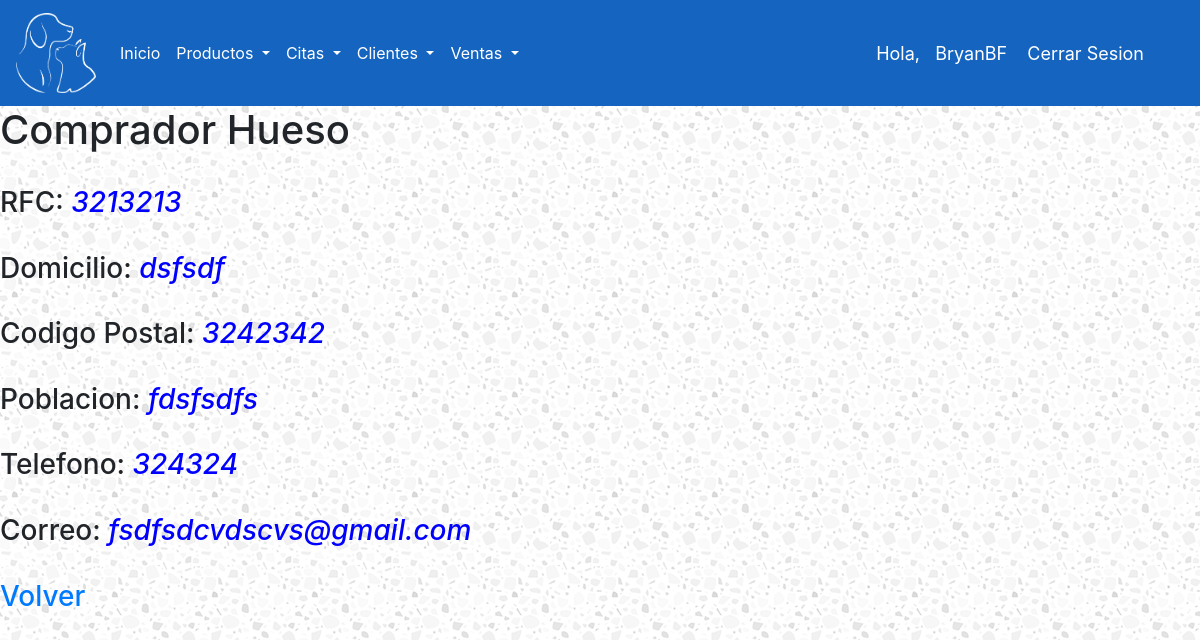
The page /ver-comprador/2 (signed in) on the database its author committed.
### ControlDeVeterinaria/models.py (models this page shows, shortened)
class Account(AbstractBaseUser):
    ROLES = (
        ('ADMIN','ADMIN'),
        ('EMPLEADO','EMPLEADO'),
    )
    rol = models.CharField(max_length=30, choices=ROLES)
    username = models.CharField(max_length=50, unique=True)
    password = models.CharField(max_length=50)
    is_admin = models.BooleanField(default=False)
    is_staff = models.BooleanField(default=False)
    is_superuser = models.BooleanField(default=False)
    USERNAME_FIELD = 'username'
    REQUIRED_FIELDS = ['rol','password']
    objects = MyAccountManager()
    def __str__(self):
        return self.username

class Comprador(models.Model):
    nombre = models.CharField(max_length=20)
    rfc = models.CharField(max_length=13)
    domicilio = models.CharField(max_length=50)
    cp = models.IntegerField()
    poblacion = models.CharField(max_length=50)
    telefono = models.CharField(max_length=10)
    correo = models.CharField(max_length=50)

### ControlDeVeterinaria/views.py (the view)
# urls.py: path('ver-comprador/<int:id>', verComprador, name="ver-comprador"),
@login_required(login_url='login')
def verComprador(request,id):
    rol = request.user.rol
    if rol == 'EMPLEADO':
        return redirect('/index/')
    datosComprador = Comprador.objects.get(id=id)
    context = {
        'datosComprador':datosComprador,
    }
    return render(request, 'ControlDeVeterinaria/ver_comprador.html', context)

### ControlDeVeterinaria/templates/ControlDeVeterinaria/ver_comprador.html
{% extends 'ControlDeVeterinaria/base.html' %}
{% load static %}
{% block content %}
<h1> Comprador {{ datosComprador.nombre }} </h1>
<br>
<h3> RFC: <i style="color: blue"> {{datosComprador.rfc }} </i></h3>
<br>
<h3> Domicilio: <i style="color: blue"> {{datosComprador.domicilio }} </i></h3>
<br>
<h3> Codigo Postal: <i style="color: blue"> {{datosComprador.cp }} </i></h3>
<br>
<h3> Poblacion: <i style="color: blue"> {{datosComprador.poblacion }} </i></h3>
<br>
<h3> Telefono: <i style="color: blue"> {{datosComprador.telefono }} </i></h3>
<br>
<h3> Correo: <i style="color: blue"> {{datosComprador.correo }} </i></h3>
<br>
<h3><a href="{% url 'comprador' %}"> Volver </a></h3>
{% endblock %}

### ControlDeVeterinaria/templates/ControlDeVeterinaria/base.html (shortened to what this page needs)
<!DOCTYPE html>
{% load static %}
<html>
<head>
	<link rel="stylesheet" href="https://cdn.jsdelivr.net/npm/bootstrap@4.5.3/dist/css/bootstrap.min.css">
<link rel="stylesheet" href="{% static "CDV/css/1.css" %}">
</head>
<body>
	<header>
		<nav class="navbar navbar-expand-lg">
      <a class="navbar-brand text-white" href="{% url 'index' %}" ><img src="{% static "CDV/images/Logo.png" %}" class="imglogo"></a>
      <div class="collapse navbar-collapse" id="navbarSupportedContent">
        <ul class="navbar-nav mr-auto">
          <li class="nav-item active">
            <a class="nav-link text-white" href={% url 'index' %} >Inicio <span class="sr-only">(current)</span></a>
          </li>
          <li class="nav-item dropdown">
            <a class="nav-link dropdown-toggle text-white" href="#" id="navbarDropdown" role="button" data-toggle="dropdown" aria-haspopup="true" aria-expanded="false">
              Productos
            </a>
          </li>
          <li class="nav-item dropdown">
            <a class="nav-link dropdown-toggle text-white" href="#" id="navbarDropdown" role="button" data-toggle="dropdown" aria-haspopup="true" aria-expanded="false">
              Citas
            </a>
          </li>
          <li class="nav-item dropdown">
            <a class="nav-link dropdown-toggle text-white" href="#" id="navbarDropdown" role="button" data-toggle="dropdown" aria-haspopup="true" aria-expanded="false">
              Clientes
            </a>
          </li>
          <li class="nav-item dropdown">
            <a class="nav-link dropdown-toggle text-white" href="#" id="navbarDropdown" role="button" data-toggle="dropdown" aria-haspopup="true" aria-expanded="false">
              Ventas
            </a>
          </li>
        </ul>
      </div>
      <span class = "hello-msg">Hola, &nbsp {{request.user}} </span>
      <span class = "hello-msg"><a href="{% url 'logout' %}">Cerrar Sesion</a></span>
    </nav>
	</header>
{% block content %}
{% endblock %}
</body>
</html>

### static/CDV/css/1.css (style rules this page uses)
html { font-family: 'Montserrat', sans-serif; }
nav { background-color: #1565c0 !important; color: white; }
.imglogo { width: 80px; height: 80px; }

### rows shown on the page
Account: user "BryanBF"
Comprador: nombre "Hueso", rfc "3213213", domicilio "dsfsdf", cp "3242342", poblacion "fdsfsdfs", telefono "324324", correo "fsdfsdcvdscvs@gmail.com"
